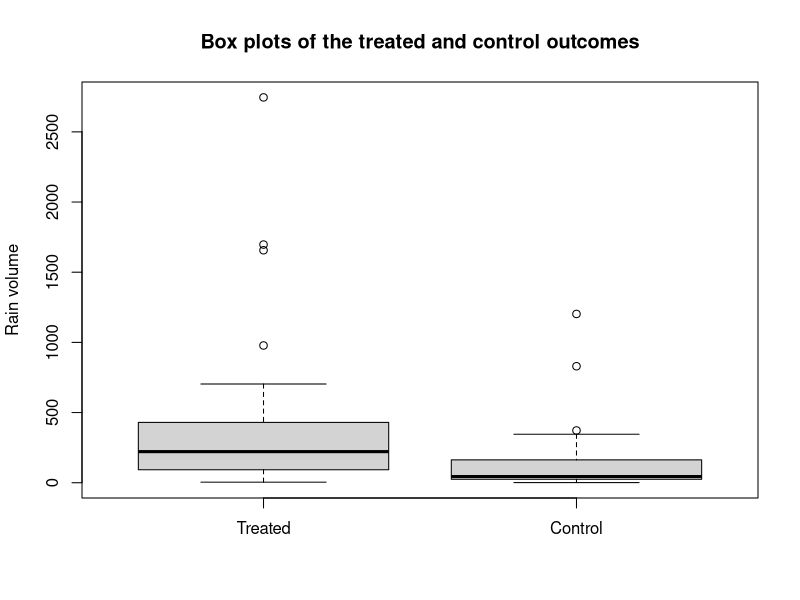
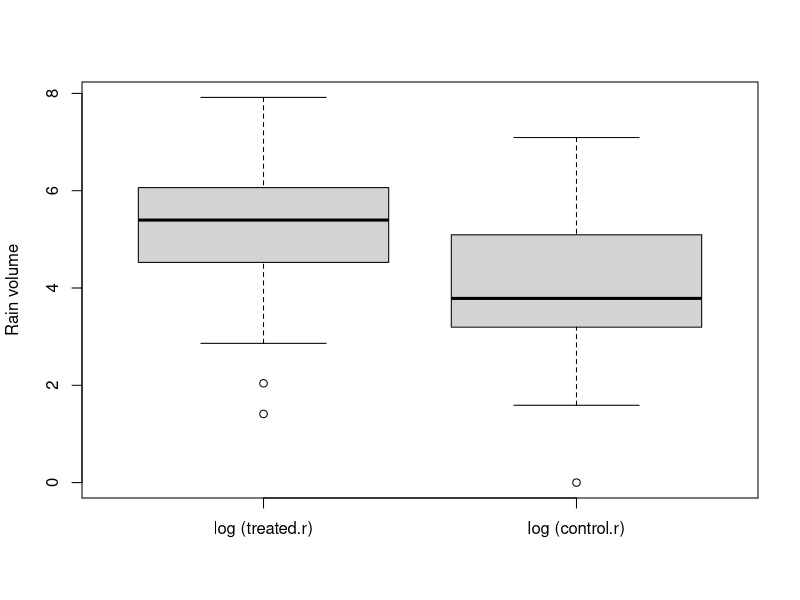

These charts were generated, in order, by the following R code:
## ---- chunk 1
knitr::opts_chunk$set(echo = TRUE)
## ---- chunk 2
treated.r = c(2745.6, 1697.1, 1656.4, 978, 703.4, 489.1, 430, 334.1, 302.8, 274.7, 274.7,
              255, 242.5, 200.7, 198.6, 129.6, 119, 118.3, 115.3, 92.4, 40.6, 32.7, 31.4, 17.5, 7.7, 4.1)
control.r = c(1202.6, 830.1, 372.4, 345.5, 321.2, 244.3, 163, 147.8, 95, 87, 81.2, 68.5, 47.3,
              41.1, 36.6, 29, 28.6, 26.3, 26, 24.4, 21.4, 17.3, 11.5, 4.9, 4.9, 1.0)
## ---- chunk 3
treat.effect.samplemean.montecarlo.test.func=function(treated.r,control.r,K){
  
    # Create vectors for r and Z, and find total number in
    # experiment and number of treated subjects
     r=c(treated.r,control.r);
     Z=c(rep(1,length(treated.r)),rep(0,length(control.r)));
     N=length(r);
     m=length(treated.r);
     
     # Observed test statistic
     obs.test.stat=mean(r[Z==1])-mean(r[Z==0]);
     
     # Monte Carlo simulatoin
     montecarlo.test.stat=rep(0,K);
     for(i in 1:K){
       treatedgroup=sample(1:N,m); # Draw random assignment
       controlgroup=(1:N)[-treatedgroup];
      # Compute test statistic for random assignment
       montecarlo.test.stat[i]=mean(r[treatedgroup])-mean(r[controlgroup]);
     }
     
     # Monte Carlo p-value is proportion of randomly drawn
    # test statistics that are >= observed test statistic
     pval=sum(montecarlo.test.stat>=obs.test.stat)/K;
     # 95% CI for true p-value based on Monte Carlo p-value
     lowerci=pval-1.96*sqrt(pval*(1-pval)/K);
     upperci=pval+1.96*sqrt(pval*(1-pval)/K);
     list(pval=pval,lowerci=lowerci,upperci=upperci);
}

## ---- chunk 4
set.seed(0)
treat.effect.samplemean.montecarlo.test.func(treated.r,control.r,10000)
## ---- chunk 5
boxplot(treated.r,control.r,names=c("Treated","Control"), ylab="Rain volume")
title(main = "Box plots of the treated and control outcomes")
## ---- chunk 6
boxplot(log(treated.r),log(control.r),names=c("log (treated.r)","log (control.r)"), ylab="Rain volume")
## ---- chunk 7
# using normal approximation
wilcox.test(log(treated.r)+0,log(control.r),alternative="greater",exact = FALSE)

# exact p-value
library(exactRankTests)
wilcox.exact(log(treated.r)+0,log(control.r),alternative="greater",exact = FALSE)
## ---- chunk 8
wilcox.test(log(treated.r), log(control.r), conf.int=T,exact = FALSE)
